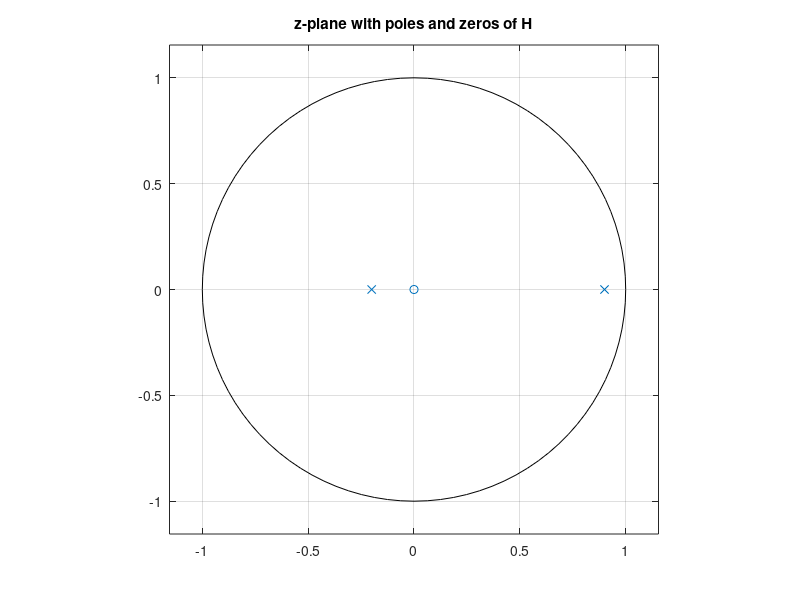
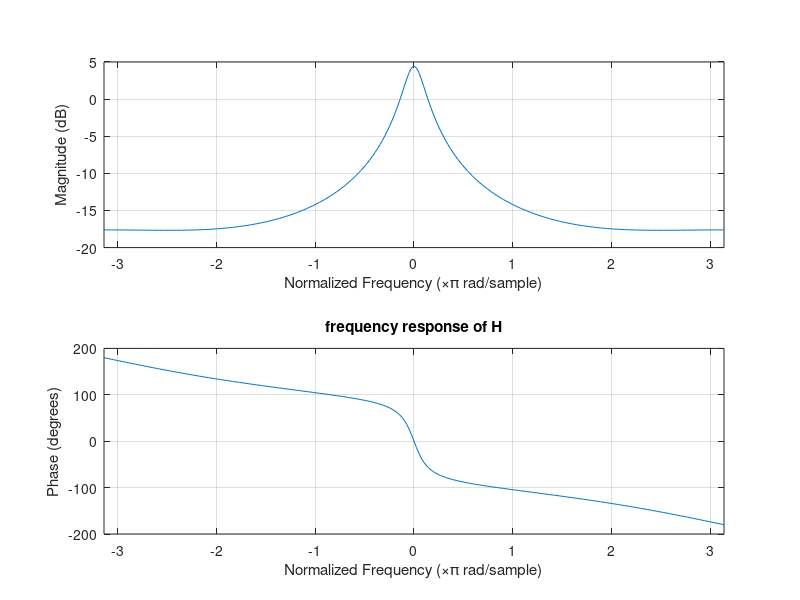
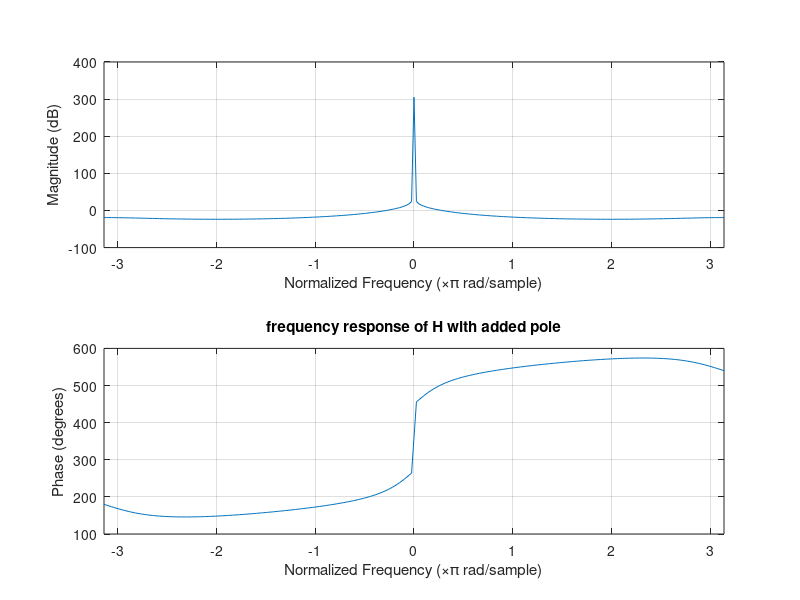

The MATLAB source for these figures, in order:
clear all; clc;

%% Ex1

% B subquestion

num = [0 0.2 0]; %coeffients of z in numerator (bigger >> smaller)
den = [1 -0.7 -0.18]; %coefficients of in denumerator
Ts = 1/100; %sampling period

tf(num, den, Ts)

zeros = roots(num)
poles = roots(den)

figure(1);
zplane(zeros, poles); title('z-plane with poles and zeros of H')

% D subquestion

W = [-pi: pi/128:pi]; %plot purposes (freqz)
figure(2);
freqz(num, den, W); title('frequency response of H');

% E subquestion

den = [ 1 -1.7 -0.1 0.8]; %adding extra pole
figure(3);
freqz(num, den, W);title('frequency response of H with added pole');
